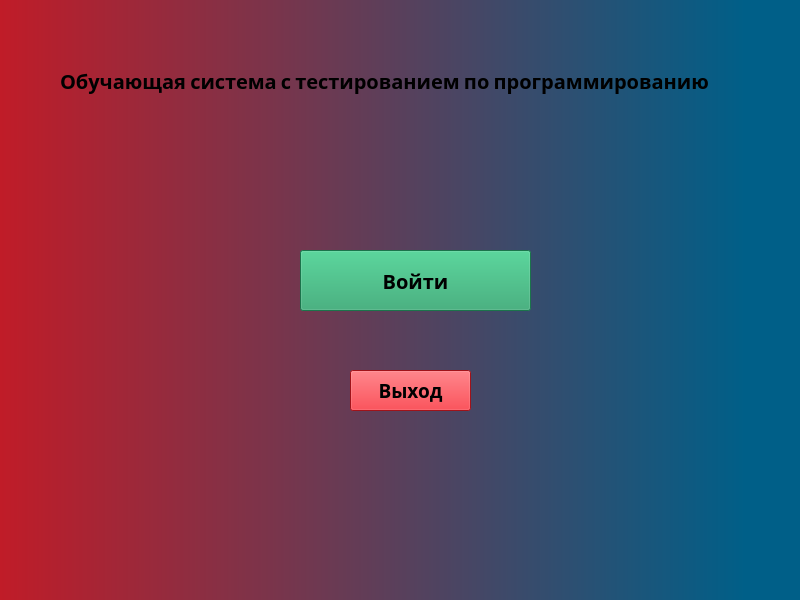
<?xml version="1.0" encoding="UTF-8"?>
<ui version="4.0">
 <class>MainWindow</class>
 <widget class="QMainWindow" name="MainWindow">
  <property name="geometry">
   <rect>
    <x>0</x>
    <y>0</y>
    <width>800</width>
    <height>600</height>
   </rect>
  </property>
  <property name="windowTitle">
   <string>Обучающая система</string>
  </property>
  <widget class="QWidget" name="centralwidget">
   <property name="styleSheet">
    <string notr="true">background-color: qlineargradient(spread:pad, x1:0, y1:0, x2:1, y2:0, stop:0 rgba(192, 28, 40, 255), stop:0.930348 rgba(0, 95, 136, 255));</string>
   </property>
   <widget class="QPushButton" name="pushButton">
    <property name="geometry">
     <rect>
      <x>300</x>
      <y>250</y>
      <width>231</width>
      <height>61</height>
     </rect>
    </property>
    <property name="font">
     <font>
      <family>LM Roman 8</family>
      <pointsize>15</pointsize>
      <weight>75</weight>
      <bold>true</bold>
     </font>
    </property>
    <property name="styleSheet">
     <string notr="true">background-color: rgb(38, 162, 105);</string>
    </property>
    <property name="text">
     <string>Войти</string>
    </property>
   </widget>
   <widget class="QLabel" name="label">
    <property name="geometry">
     <rect>
      <x>60</x>
      <y>40</y>
      <width>711</width>
      <height>81</height>
     </rect>
    </property>
    <property name="font">
     <font>
      <family>Utopia</family>
      <pointsize>15</pointsize>
      <weight>75</weight>
      <bold>true</bold>
     </font>
    </property>
    <property name="styleSheet">
     <string notr="true">background-color: rgba(255, 255, 255, 0);</string>
    </property>
    <property name="text">
     <string>Обучающая система с тестированием по программированию</string>
    </property>
   </widget>
   <widget class="QPushButton" name="pushButton_2">
    <property name="geometry">
     <rect>
      <x>350</x>
      <y>370</y>
      <width>121</width>
      <height>41</height>
     </rect>
    </property>
    <property name="font">
     <font>
      <family>Utopia</family>
      <pointsize>14</pointsize>
      <weight>75</weight>
      <bold>true</bold>
     </font>
    </property>
    <property name="styleSheet">
     <string notr="true">background-color: rgb(224, 27, 36);</string>
    </property>
    <property name="text">
     <string>Выход</string>
    </property>
   </widget>
  </widget>
 </widget>
 <resources/>
 <connections/>
</ui>
